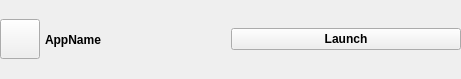
<?xml version="1.0" encoding="UTF-8"?>
<ui version="4.0">
 <class>userapps</class>
 <widget class="QWidget" name="userapps">
  <property name="geometry">
   <rect>
    <x>0</x>
    <y>0</y>
    <width>461</width>
    <height>79</height>
   </rect>
  </property>
  <property name="windowTitle">
   <string>Form</string>
  </property>
  <layout class="QGridLayout" name="gridLayout_4">
   <property name="leftMargin">
    <number>0</number>
   </property>
   <property name="topMargin">
    <number>0</number>
   </property>
   <property name="rightMargin">
    <number>0</number>
   </property>
   <property name="bottomMargin">
    <number>0</number>
   </property>
   <property name="spacing">
    <number>0</number>
   </property>
   <item row="1" column="1">
    <widget class="QStackedWidget" name="stackedWidget">
     <property name="lineWidth">
      <number>0</number>
     </property>
     <property name="currentIndex">
      <number>0</number>
     </property>
     <widget class="QWidget" name="pageLaunch">
      <layout class="QVBoxLayout" name="verticalLayout">
       <property name="spacing">
        <number>0</number>
       </property>
       <property name="leftMargin">
        <number>0</number>
       </property>
       <property name="topMargin">
        <number>0</number>
       </property>
       <property name="rightMargin">
        <number>0</number>
       </property>
       <property name="bottomMargin">
        <number>0</number>
       </property>
       <item>
        <widget class="QPushButton" name="launchBtn">
         <property name="sizePolicy">
          <sizepolicy hsizetype="MinimumExpanding" vsizetype="Fixed">
           <horstretch>0</horstretch>
           <verstretch>0</verstretch>
          </sizepolicy>
         </property>
         <property name="font">
          <font>
           <weight>75</weight>
           <bold>true</bold>
          </font>
         </property>
         <property name="text">
          <string>Launch</string>
         </property>
        </widget>
       </item>
      </layout>
     </widget>
     <widget class="QWidget" name="page_2Edit">
      <layout class="QHBoxLayout" name="horizontalLayout_2">
       <property name="leftMargin">
        <number>0</number>
       </property>
       <property name="topMargin">
        <number>0</number>
       </property>
       <property name="rightMargin">
        <number>0</number>
       </property>
       <property name="bottomMargin">
        <number>0</number>
       </property>
       <item>
        <widget class="QPushButton" name="infoBtn">
         <property name="sizePolicy">
          <sizepolicy hsizetype="Fixed" vsizetype="Fixed">
           <horstretch>0</horstretch>
           <verstretch>0</verstretch>
          </sizepolicy>
         </property>
         <property name="text">
          <string/>
         </property>
         <property name="icon">
          <iconset resource="eink.qrc">
           <normaloff>:/resources/info.png</normaloff>:/resources/info.png</iconset>
         </property>
         <property name="iconSize">
          <size>
           <width>34</width>
           <height>34</height>
          </size>
         </property>
        </widget>
       </item>
       <item>
        <widget class="QPushButton" name="statusBtn">
         <property name="sizePolicy">
          <sizepolicy hsizetype="MinimumExpanding" vsizetype="Fixed">
           <horstretch>0</horstretch>
           <verstretch>0</verstretch>
          </sizepolicy>
         </property>
         <property name="font">
          <font>
           <weight>75</weight>
           <bold>true</bold>
          </font>
         </property>
         <property name="text">
          <string>Disable</string>
         </property>
        </widget>
       </item>
      </layout>
     </widget>
    </widget>
   </item>
   <item row="1" column="0">
    <layout class="QHBoxLayout" name="horizontalLayout">
     <item>
      <widget class="QPushButton" name="iconBtn">
       <property name="sizePolicy">
        <sizepolicy hsizetype="Fixed" vsizetype="Fixed">
         <horstretch>0</horstretch>
         <verstretch>0</verstretch>
        </sizepolicy>
       </property>
       <property name="maximumSize">
        <size>
         <width>40</width>
         <height>40</height>
        </size>
       </property>
       <property name="text">
        <string notr="true"/>
       </property>
      </widget>
     </item>
     <item>
      <spacer name="horizontalSpacer_2">
       <property name="orientation">
        <enum>Qt::Horizontal</enum>
       </property>
       <property name="sizeType">
        <enum>QSizePolicy::Preferred</enum>
       </property>
       <property name="sizeHint" stdset="0">
        <size>
         <width>5</width>
         <height>0</height>
        </size>
       </property>
      </spacer>
     </item>
     <item>
      <widget class="QLabel" name="appNameLabel">
       <property name="sizePolicy">
        <sizepolicy hsizetype="Minimum" vsizetype="Minimum">
         <horstretch>0</horstretch>
         <verstretch>0</verstretch>
        </sizepolicy>
       </property>
       <property name="font">
        <font>
         <weight>75</weight>
         <bold>true</bold>
        </font>
       </property>
       <property name="lineWidth">
        <number>0</number>
       </property>
       <property name="text">
        <string>AppName</string>
       </property>
      </widget>
     </item>
     <item>
      <spacer name="horizontalSpacer">
       <property name="orientation">
        <enum>Qt::Horizontal</enum>
       </property>
       <property name="sizeType">
        <enum>QSizePolicy::Expanding</enum>
       </property>
       <property name="sizeHint" stdset="0">
        <size>
         <width>13</width>
         <height>13</height>
        </size>
       </property>
      </spacer>
     </item>
    </layout>
   </item>
  </layout>
 </widget>
 <resources>
  <include location="eink.qrc"/>
 </resources>
 <connections/>
</ui>
